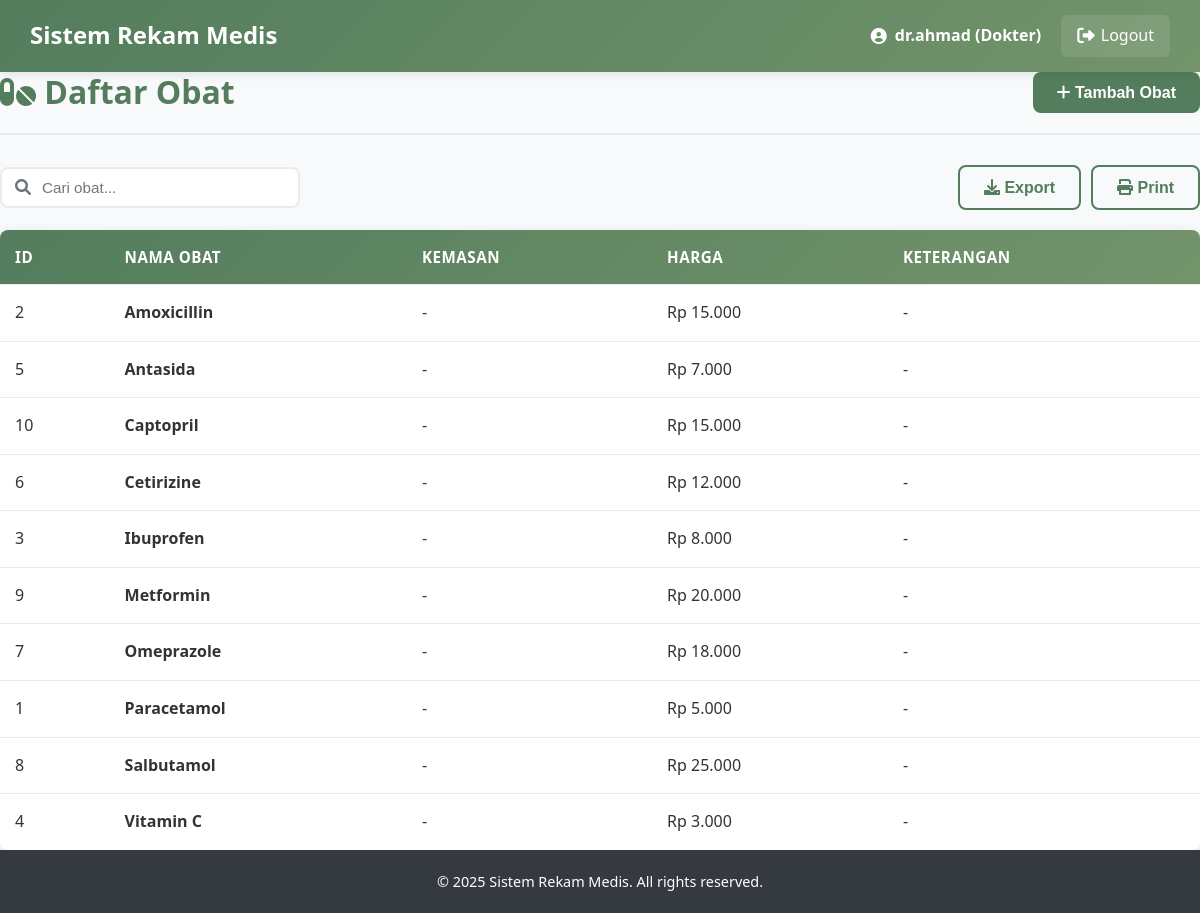
Page /Trys_Proj/doctor/medicines.php (signed in) on the committed database.
### tables this page shows
CREATE TABLE `obat` (
  `id_obat` int(11) NOT NULL,
  `nm_obat` varchar(100) NOT NULL,
  `jml_obat` int(11) DEFAULT NULL,
  `ukuran` varchar(50) DEFAULT NULL,
  `harga` decimal(10,2) DEFAULT NULL,
  `created_at` timestamp NOT NULL DEFAULT current_timestamp(),
  `updated_at` timestamp NOT NULL DEFAULT current_timestamp() ON UPDATE current_timestamp()
);

### Trys_Proj/doctor/medicines.php (the view, shortened to what this page needs)
<?php
include '../config/database.php';
$page_title = "Daftar Obat";
$search = isset($_GET['search']) ? $_GET['search'] : '';
$search_condition = "";
$page = isset($_GET['page']) ? (int)$_GET['page'] : 1;
$limit = 10;
$offset = ($page - 1) * $limit;
$sql = "SELECT * FROM obat $search_condition ORDER BY nm_obat LIMIT $offset, $limit";
$result = $conn->query($sql);
?>
<!DOCTYPE html>
<html lang="en">
<head>
    <link rel="stylesheet" href="../css/style.css">
    <link rel="stylesheet" href="https://cdnjs.cloudflare.com/ajax/libs/font-awesome/6.0.0-beta3/css/all.min.css">
</head>
<body>
    <?php include '../includes/header.php'; ?>
    <div class="main-container">
        <div class="content-header">
            <h2><i class="fas fa-pills"></i> <?php echo $page_title; ?></h2>
            <button class="btn btn-primary" onclick="openModal('addModal')">
                <i class="fas fa-plus"></i> Tambah Obat
            </button>
        </div>
        <div class="table-filters">
            <div class="search-box">
                <i class="fas fa-search"></i>
                <input type="text" id="searchInput" placeholder="Cari obat..." value="<?php echo htmlspecialchars($search); ?>">
            </div>
            <div class="filter-group">
                <button class="btn btn-outline-primary" onclick="exportData()">
                    <i class="fas fa-download"></i> Export
                </button>
                <button class="btn btn-outline-primary" onclick="printData()">
                    <i class="fas fa-print"></i> Print
                </button>
            </div>
        </div>
        <div class="table-container">
            <table class="data-table">
                <thead>
                    <tr>
                        <th>ID</th>
                        <th>Nama Obat</th>
                        <th>Kemasan</th>
                        <th>Harga</th>
                        <th>Keterangan</th>
                    </tr>
                </thead>
                <tbody>
                    <?php if ($result->num_rows > 0): ?>
                        <?php while ($row = $result->fetch_assoc()): ?>
                        <tr>
                            <td><?php echo $row['id_obat']; ?></td>
                            <td><strong><?php echo $row['nm_obat']; ?></strong></td>
                            <td><?php echo isset($row['kemasan']) ? $row['kemasan'] : '-'; ?></td>
                            <td>Rp <?php echo number_format($row['harga'], 0, ',', '.'); ?></td>
                            <td><?php echo isset($row['keterangan']) ? substr($row['keterangan'], 0, 50) . (strlen($row['keterangan']) > 50 ? '...' : '') : '-'; ?></td>
                        </tr>
                        <?php endwhile; ?>
                    <?php else: ?>
                        <tr>
                            <td colspan="6" class="text-center">Tidak ada data obat</td>
                        </tr>
                    <?php endif; ?>
                </tbody>
            </table>
        </div>
    </div>
    <?php include '../includes/footer.php'; ?>
</body>
</html>

### Trys_Proj/css/style.css (style rules this page uses)
* { margin: 0; padding: 0; box-sizing: border-box; }
body { font-family: "Segoe UI", Tahoma, Geneva, Verdana, sans-serif; line-height: 1.6; color: #333; background-color: #f8f9fa; }
:root { --primary-color: #537d5d; --primary-dark: #3e5e45; --primary-light: #6a9975; --secondary-color: #73946b; --secondary-dark: #5a7553; --secondary-light: #8bac83; --accent-color: #9ebc8a; --accent-dark: #85a371; --accent-light: #b7d5a3; --light-color: #d2d0a0; --light-dark: #b9b787; --light-light: #ebe9b9; --white: #ffffff; --off-white: #f9f9f9; --gray-light: #f8f9fa; --gray-medium: #6c757d; --gray-dark: #343a40; --success: #28a745; --success-dark: #1e7e34; --danger: #dc3545; --danger-dark: #bd2130; --warning: #ffc107; --warning-dark: #d39e00; --info: #17a2b8; --info-dark: #117a8b; }
h1, h2, h3, h4, h5, h6 { font-weight: 700; line-height: 1.2; margin-bottom: 0.5em; color: var(--gray-dark); }
h2 { font-size: 2rem; }
.btn { display: inline-block; padding: 12px 24px; border: none; border-radius: 8px; font-size: 1rem; font-weight: 600; text-decoration: none; text-align: center; cursor: pointer; transition: all 0.3s ease; line-height: 1; position: relative; overflow: hidden; }
.btn::after { content: ""; position: absolute; top: 50%; left: 50%; width: 5px; height: 5px; background: rgba(255, 255, 255, 0.5); opacity: 0; border-radius: 100%; transform: scale(1, 1) translate(-50%); transform-origin: 50% 50%; }
.btn-primary { background-color: var(--primary-color); color: var(--white); }
.btn-outline-primary { background-color: transparent; color: var(--primary-color); border: 2px solid var(--primary-color); }
.content-header { display: flex; justify-content: space-between; align-items: center; margin-bottom: 30px; padding-bottom: 20px; border-bottom: 2px solid #e9ecef; }
.content-header h2 { color: var(--primary-color); font-size: 2rem; font-weight: 700; margin: 0; }
.data-table { width: 100%; border-collapse: collapse; background: var(--white); border-radius: 8px; overflow: hidden; box-shadow: 0 2px 10px rgba(0, 0, 0, 0.1); }
.data-table thead { background: linear-gradient(135deg, var(--primary-color), var(--secondary-color)); color: var(--white); }
.data-table th, .data-table td { padding: 15px; text-align: left; border-bottom: 1px solid #e9ecef; }
.data-table th { font-weight: 600; font-size: 0.95rem; text-transform: uppercase; letter-spacing: 0.5px; }
.data-table tbody tr { transition: background-color 0.3s ease; }
.data-table tbody tr:last-child td { border-bottom: none; }
.table-filters { display: flex; justify-content: space-between; align-items: center; margin-bottom: 20px; flex-wrap: wrap; gap: 15px; }
.table-filters .search-box { position: relative; max-width: 300px; width: 100%; }
.table-filters .search-box input { width: 100%; padding: 10px 15px 10px 40px; border: 2px solid #e9ecef; border-radius: 8px; font-size: 0.95rem; transition: all 0.3s ease; }
.table-filters .search-box i { position: absolute; left: 15px; top: 50%; transform: translateY(-50%); color: var(--gray-medium); }
.table-filters .filter-group { display: flex; gap: 10px; align-items: center; }

### rows in the picture
obat: id_obat "2", nm_obat "Amoxicillin", harga "15.000"
obat: id_obat "5", nm_obat "Antasida", harga "7.000"
obat: id_obat "10", nm_obat "Captopril", harga "15.000"
obat: id_obat "6", nm_obat "Cetirizine", harga "12.000"
obat: id_obat "3", nm_obat "Ibuprofen", harga "8.000"
obat: id_obat "9", nm_obat "Metformin", harga "20.000"
obat: id_obat "7", nm_obat "Omeprazole", harga "18.000"
obat: id_obat "1", nm_obat "Paracetamol", harga "5.000"
obat: id_obat "8", nm_obat "Salbutamol", harga "25.000"
obat: id_obat "4", nm_obat "Vitamin C", harga "3.000"

### other values in the picture
$_SESSION['username'] "dr.ahmad"
$_SESSION['role'] "Dokter"
$page_title "Daftar Obat"
